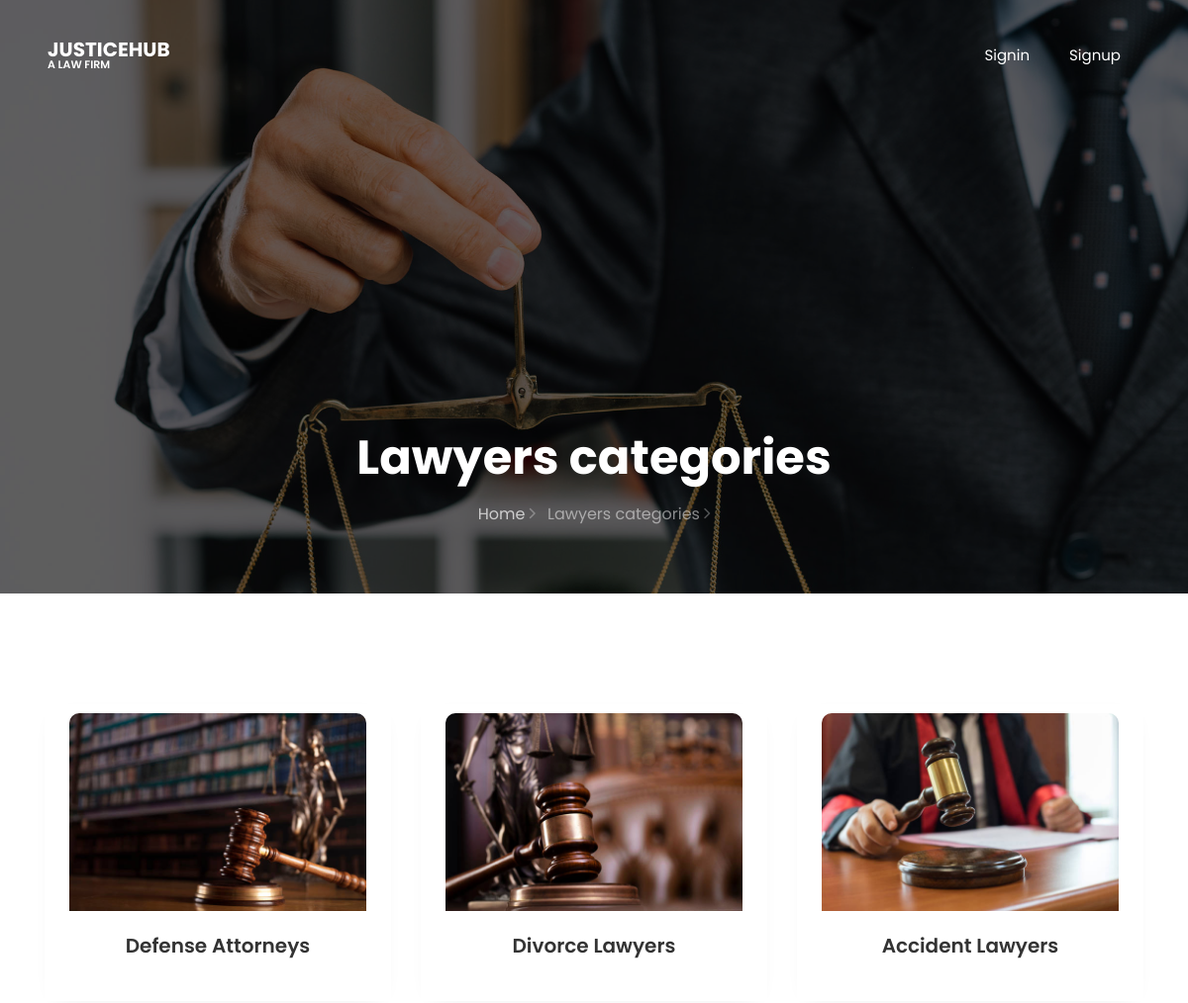
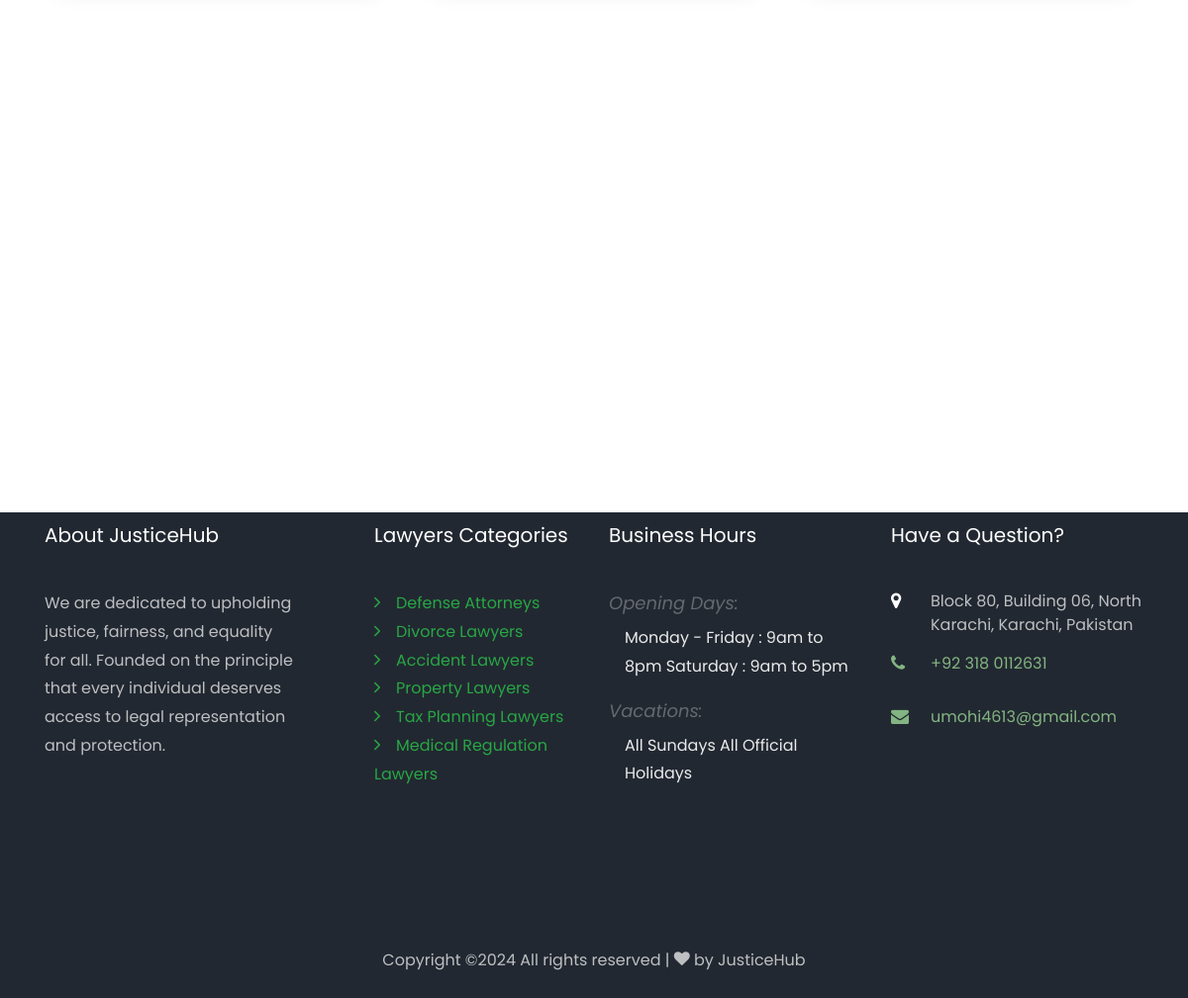
The app's page /user_select_category.php with its own data (2 pictures, top to bottom).
### tables this page shows
CREATE TABLE `ecomm_categories` (
  `cid` int(11) NOT NULL,
  `cname` varchar(255) DEFAULT NULL,
  `cimg` varchar(255) DEFAULT NULL
);

### user_select_category.php (the view, shortened to what this page needs)
<?php
include 'database.php';
$sql_select = "SELECT * FROM ecomm_categories";
$categories = mysqli_query($conn, $sql_select);
?>
<!DOCTYPE html>
<html lang="en">
  <head>
    <link rel="stylesheet" href="css/open-iconic-bootstrap.min.css">
    <link rel="stylesheet" href="css/animate.css">
    <link rel="stylesheet" href="css/owl.carousel.min.css">
    <link rel="stylesheet" href="css/owl.theme.default.min.css">
    <link rel="stylesheet" href="css/magnific-popup.css">
    <link rel="stylesheet" href="css/aos.css">
    <link rel="stylesheet" href="css/ionicons.min.css">
    <link rel="stylesheet" href="css/flaticon.css">
    <link rel="stylesheet" href="css/icomoon.css">
    <link rel="stylesheet" href="css/style.css">
  </head>
  <body>
	  <?php include "nav.php"?>
    <section class="hero-wrap hero-wrap-2" style="background-image: url('images/bg_1.jpg');" data-stellar-background-ratio="0.5">
      <div class="overlay"></div>
      <div class="container">
        <div class="row no-gutters slider-text align-items-end justify-content-center">
          <div class="col-md-9 ftco-animate pb-5 text-center">
            <h1 class="mb-3 bread">Lawyers categories</h1>
            <p class="breadcrumbs"><span class="mr-2"><a href="index.html">Home <i class="ion-ios-arrow-forward"></i></a></span> <span>Lawyers categories <i class="ion-ios-arrow-forward"></i></span></p>
          </div>
        </div>
      </div>
    </section>
    <section class="ftco-section">
    <div class="container">
        <div class="row">
            <?php
            while ($row = mysqli_fetch_assoc($categories)) {
            ?>
                <div class="col-md-4 ftco-animate mb-4">
                    <div class="case img d-flex align-items-center justify-content-center">
                        <a href="user_view_lawyers.php?cid=<?php echo $row['cid']; ?>">
                            <img src="<?php echo 'Dashboard/uploads/categories/' . $row['cimg'] ?>" class="card-img-top" alt="<?php echo $row['cname'] ?>">
                            <div class="card-body text-center">
                                <h5 class="card-title"><?php echo $row['cname'] ?></h5>
                            </div>
                        </a>
                    </div>
                </div>
            <?php
            }
            ?>
        </div>
    </div>
</section>
    <?php  include "footer.php"?>
  </body>
</html>

### footer.php (shortened to what this page needs)
<footer class="ftco-footer ftco-bg-dark ftco-section py-2">
    <div class="container">
        <div class="row mb-5">
            <div class="col-md">
                <div class="ftco-footer-widget mb-4">
                    <h2 class="ftco-heading-2">About JusticeHub</h2>
                    <p>We are dedicated to upholding justice, fairness, and equality for all. Founded on the principle that every individual deserves access to legal representation and protection.</p>
                    <ul class="ftco-footer-social list-unstyled float-md-left float-lft mt-5">
                    </ul>
                </div>
            </div>
            <div class="col-md">
                <div class="ftco-footer-widget mb-4 ml-md-5">
                    <h2 class="ftco-heading-2">Lawyers Categories</h2>
                    <ul class="list-unstyled">
                        <?php
                        include "database.php";
                        $sql = "SELECT * FROM ecomm_categories";
                        $result = mysqli_query($conn, $sql);
                        while ($row = mysqli_fetch_assoc($result)) {
                            $category_url = "user_select_category.php?cid={$row['cid']}";
                            echo "<li><span class='ion-ios-arrow-forward mr-3 text-success'></span><a href='{$category_url}' class='text-success'>{$row['cname']}</a></li>";
                        }
                        ?>
                    </ul>
                </div>
            </div>
            <div class="col-md">
                <div class="ftco-footer-widget mb-4">
                    <h2 class="ftco-heading-2">Business Hours</h2>
                    <div class="opening-hours">
                        <h4>Opening Days:</h4>
                        <p class="pl-3">
                            <span>Monday - Friday : 9am to 8pm</span>
                            <span>Saturday : 9am to 5pm</span>
                        </p>
                        <h4>Vacations:</h4>
                        <p class="pl-3">
                            <span>All Sundays</span>
                            <span>All Official Holidays</span>
                        </p>
                    </div>
                </div>
            </div>
            <div class="col-md">
                <div class="ftco-footer-widget mb-4">
                    <h2 class="ftco-heading-2">Have a Question?</h2>
                    <div class="block-23 mb-3">
                        <ul>
                            <li><span class="icon icon-map-marker"></span><span class="text">Block 80, Building 06, North Karachi, Karachi, Pakistan</span></li>
                            <li><a href="tel://+92 318 0112631"><span class="icon icon-phone"></span><span class="text">+92 318 0112631</span></a></li>
                            <li><a href="mailto:umohi4613@gmail.com"><span class="icon icon-envelope"></span><span class="text">umohi4613@gmail.com</span></a></li>
                        </ul>
                    </div>
                </div>
            </div>
        </div>
        <div class="row">
            <div class="col-md-12 text-center">
                <p>
                    Copyright &copy;<script>document.write(new Date().getFullYear());</script> All rights reserved | <i class="icon-heart color-danger" aria-hidden="true"></i> by <a href="index.php">JusticeHub</a>
                </p>
            </div>
        </div>
    </div>
</footer>

### css/icomoon.css (style rules this page uses)
[class^="icon-"], [class*=" icon-"] { font-family: 'icomoon' !important; speak: none; font-style: normal; font-weight: normal; font-variant: normal; text-transform: none; line-height: 1; -webkit-font-smoothing: antialiased; -moz-osx-font-smoothing: grayscale; }
.icon-heart:before { content: "\f004"; }
.icon-map-marker:before { content: "\f041"; }
.icon-phone:before { content: "\f095"; }
.icon-envelope:before { content: "\f0e0"; }

### user_select_category.php (style rules this page uses)
.card-img-top { border-top-left-radius: 10px; border-top-right-radius: 10px; height: 200px; object-fit: cover; }
.card-body { padding: 20px; }
.card-title { font-size: 1.25rem; font-weight: 600; }

### records on screen
ecomm_categories: cimg (picture), cname "Defense Attorneys"
ecomm_categories: cimg (picture), cname "Divorce Lawyers"
ecomm_categories: cimg (picture), cname "Accident Lawyers"
ecomm_categories: cname "Property Lawyers"
ecomm_categories: cname "Tax Planning Lawyers"
ecomm_categories: cname "Medical Regulation Lawyers"
